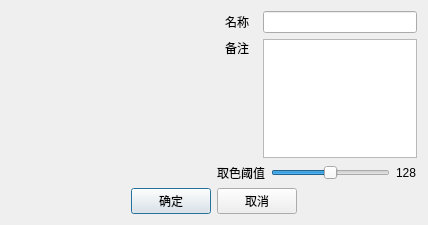
<?xml version="1.0" encoding="UTF-8"?>
<ui version="4.0">
 <class>DialogImportImg</class>
 <widget class="QDialog" name="DialogImportImg">
  <property name="enabled">
   <bool>true</bool>
  </property>
  <property name="geometry">
   <rect>
    <x>0</x>
    <y>0</y>
    <width>428</width>
    <height>225</height>
   </rect>
  </property>
  <property name="windowTitle">
   <string>导入图片</string>
  </property>
  <layout class="QGridLayout" name="gridLayout">
   <item row="0" column="0">
    <widget class="QLabel" name="labelPreviewImg">
     <property name="minimumSize">
      <size>
       <width>200</width>
       <height>128</height>
      </size>
     </property>
     <property name="frameShadow">
      <enum>QFrame::Plain</enum>
     </property>
     <property name="text">
      <string/>
     </property>
     <property name="alignment">
      <set>Qt::AlignCenter</set>
     </property>
    </widget>
   </item>
   <item row="0" column="1">
    <layout class="QVBoxLayout" name="verticalLayout_2">
     <item>
      <layout class="QHBoxLayout" name="horizontalLayout_4">
       <item>
        <widget class="QLabel" name="label">
         <property name="minimumSize">
          <size>
           <width>40</width>
           <height>0</height>
          </size>
         </property>
         <property name="text">
          <string>名称</string>
         </property>
         <property name="alignment">
          <set>Qt::AlignCenter</set>
         </property>
        </widget>
       </item>
       <item>
        <widget class="QLineEdit" name="lineEditName">
        </widget>
       </item>
      </layout>
     </item>
     <item>
      <layout class="QHBoxLayout" name="horizontalLayout_3">
       <item>
        <layout class="QVBoxLayout" name="verticalLayout">
         <item>
          <widget class="QLabel" name="label_3">
           <property name="minimumSize">
            <size>
             <width>40</width>
             <height>0</height>
            </size>
           </property>
           <property name="text">
            <string>备注</string>
           </property>
           <property name="alignment">
            <set>Qt::AlignCenter</set>
           </property>
          </widget>
         </item>
         <item>
          <spacer name="verticalSpacer">
           <property name="orientation">
            <enum>Qt::Vertical</enum>
           </property>
           <property name="sizeHint" stdset="0">
            <size>
             <width>20</width>
             <height>40</height>
            </size>
           </property>
          </spacer>
         </item>
        </layout>
       </item>
       <item>
        <widget class="QTextEdit" name="textEditBrief">
        </widget>
       </item>
      </layout>
     </item>
     <item>
      <layout class="QHBoxLayout" name="horizontalLayout_2">
       <item>
        <widget class="QLabel" name="label_2">
         <property name="minimumSize">
          <size>
           <width>40</width>
           <height>0</height>
          </size>
         </property>
         <property name="text">
          <string>取色阈值</string>
         </property>
         <property name="alignment">
          <set>Qt::AlignCenter</set>
         </property>
        </widget>
       </item>
       <item>
        <widget class="QSlider" name="sliderGrayscale">
         <property name="layoutDirection">
          <enum>Qt::LeftToRight</enum>
         </property>
         <property name="maximum">
          <number>255</number>
         </property>
         <property name="value">
          <number>128</number>
         </property>
         <property name="orientation">
          <enum>Qt::Horizontal</enum>
         </property>
        </widget>
       </item>
       <item>
        <widget class="QLabel" name="labelGrayscaleValue">
         <property name="text">
          <string>128</string>
         </property>
        </widget>
       </item>
      </layout>
     </item>
    </layout>
   </item>
   <item row="1" column="0" colspan="2">
    <layout class="QHBoxLayout" name="horizontalLayout">
     <item>
      <spacer name="horizontalSpacer">
       <property name="orientation">
        <enum>Qt::Horizontal</enum>
       </property>
       <property name="sizeHint" stdset="0">
        <size>
         <width>40</width>
         <height>20</height>
        </size>
       </property>
      </spacer>
     </item>
     <item>
      <widget class="QPushButton" name="btnOK">
       <property name="text">
        <string>确定</string>
       </property>
      </widget>
     </item>
     <item>
      <widget class="QPushButton" name="btnCancel">
       <property name="text">
        <string>取消</string>
       </property>
      </widget>
     </item>
     <item>
      <spacer name="horizontalSpacer_2">
       <property name="orientation">
        <enum>Qt::Horizontal</enum>
       </property>
       <property name="sizeHint" stdset="0">
        <size>
         <width>40</width>
         <height>20</height>
        </size>
       </property>
      </spacer>
     </item>
    </layout>
   </item>
  </layout>
 </widget>
 <resources/>
 <connections>
  <connection>
   <sender>btnOK</sender>
   <signal>clicked()</signal>
   <receiver>DialogImportImg</receiver>
   <slot>accept()</slot>
   <hints>
    <hint type="sourcelabel">
     <x>155</x>
     <y>216</y>
    </hint>
    <hint type="destinationlabel">
     <x>198</x>
     <y>127</y>
    </hint>
   </hints>
  </connection>
  <connection>
   <sender>btnCancel</sender>
   <signal>clicked()</signal>
   <receiver>DialogImportImg</receiver>
   <slot>reject()</slot>
   <hints>
    <hint type="sourcelabel">
     <x>241</x>
     <y>216</y>
    </hint>
    <hint type="destinationlabel">
     <x>198</x>
     <y>127</y>
    </hint>
   </hints>
  </connection>
 </connections>
</ui>
